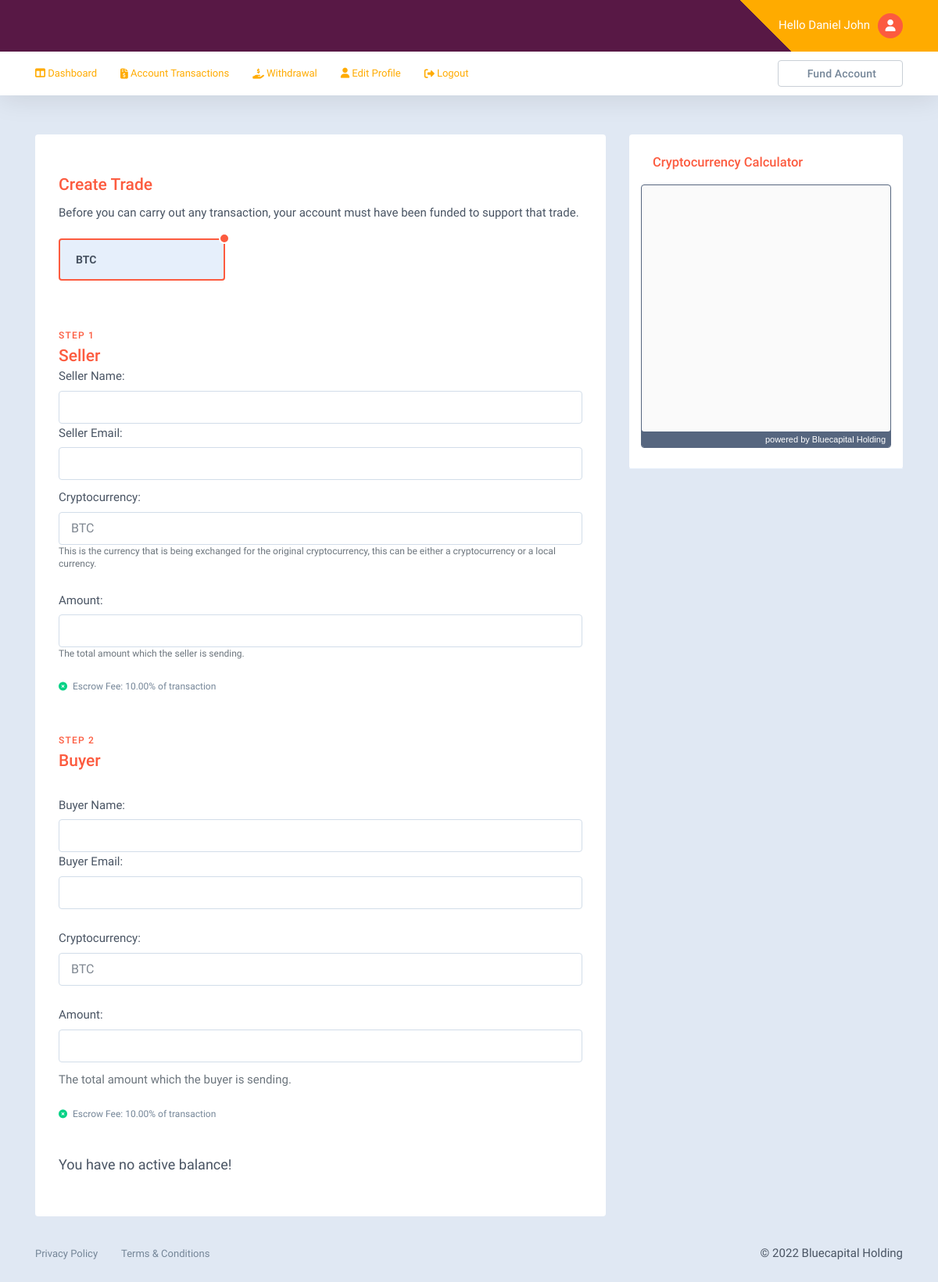
The page /user/create-trade.php (signed in) on the database its author committed.
### tables this page shows
CREATE TABLE `users` (
  `id_no` int(11) NOT NULL,
  `firstname` varchar(255) DEFAULT NULL,
  `lastname` varchar(255) DEFAULT NULL,
  `user_email` varchar(255) NOT NULL,
  `user_pass` varchar(255) NOT NULL,
  `address` varchar(255) DEFAULT NULL,
  `city` varchar(255) DEFAULT NULL,
  `country` varchar(255) DEFAULT NULL,
  `phone` varchar(55) DEFAULT NULL,
  `photo` varchar(255) DEFAULT NULL,
  `affid` int(255) DEFAULT NULL,
  `reg_date` date NOT NULL DEFAULT current_timestamp()
);

CREATE TABLE `profit` (
  `id_no` int(3) NOT NULL,
  `user_email` varchar(255) DEFAULT NULL,
  `ptxn` varchar(255) DEFAULT NULL,
  `currency` varchar(255) DEFAULT NULL,
  `amount` varchar(255) DEFAULT NULL,
  `date_approved` datetime DEFAULT current_timestamp()
);

### user/config.php (called while the page is built, shortened)
<?php
include "session.php";
$con = new mysqli(SERVER,USER,PASS,DB);
if(isset($_SESSION['email']) && $_SESSION['email']!==null){
$sql_profile = "SELECT * FROM `users` WHERE `user_email`='$session_email'";
$sql_exec = $con->query($sql_profile);
foreach($sql_exec as $info){extract($info);
}
$sql_addresses = "SELECT * FROM `addresses`";
$sql_addresses_exec = $con->query($sql_addresses);
$sql_profit = "SELECT * FROM `profit`";
$sql_profit_exec = $con->query($sql_profit);
foreach($sql_profit_exec as $profit_info){extract($profit_info);}
}
?>

### user/function.php (called while the page is built, shortened)
<?php
require_once('config.php');
?>

### user/create-trade.php (the view, shortened to what this page needs)
<?php
include('function.php');
?>
<?php include('header.php'); ?>
<body class="page-user">
<?php include('nav.php'); ?>
  <div>
    <div class="page-content">
      <div class="container">
        <div class="row">
          <div class="main-content col-lg-8">
                        <div class="content-area card">
              <form action="<?= htmlentities($_SERVER['PHP_SELF']);?>" method="post" accept-charset="utf-8">
                 <br>
                <div class="card-innr">
                  <div class="card-head">
                    <h4 class="card-title">Create Trade</h4>
                  </div>
                  <div class="card-text">
                    <p>
                      Before you can carry out any transaction, your account must have
                      been funded to support that trade.
                    </p>
                  </div>
                  <div class="token-currency-choose">
                    <div class="row guttar-15px">
                                              <div class="col-md-4">
                          <div class="pay-option">
                            <label class="pay-option-label" for="payMATIC">
                              <span class="pay-title">
                                <span class="pay-cur"><?php if(isset($currency) && $currency==='BTC'){echo $currency;} ?></span>
                              </span>
                              <span class="pay-amount"><?php
    $total_deposit = "SELECT sum(amount) AS totalsum FROM fund WHERE user_email='$session_email' AND status='approved'";
    $total_deposit_query = $con->query($total_deposit);
    $total_deposit_display = mysqli_fetch_assoc($total_deposit_query);
   if($total_deposit_display){
    $sum_of_rows = $total_deposit_display['totalsum'];
echo $sum_of_rows;} ?></span>
                            </label>
                          </div>
                        </div>
                                          </div>
                  </div>
                  <br />
                  <div class="card-head">
                    <span class="card-sub-title text-primary font-mid">Step 1</span>
                    <h4 class="card-title">Seller</h4>
                    <label>Seller Name:</label><br> <span><input type="text" name="seller_name" class="input-bordered"></span>
                    <br>
                    <label>Seller Email:</label><br> <span><input type="email" name="seller_email" class="input-bordered"></span>
                    <br>
                </div>
                   <label>Cryptocurrency:</label><br><select name="currency_1" required class="input-bordered ">
                    <?php foreach($sql_addresses_exec as $addresses_info){extract($addresses_info);?><option value="<?= $addresses_info['wallets'];?>"><?= $addresses_info['wallets'];?></option><?php }?>
                  </select>
                  <div class="note note-plane text-muted note-sm  pl-0">
                    <p class="text-muted">
                      This is the currency that is being exchanged for the original cryptocurrency,
                      this can be either a cryptocurrency or a local currency.
                    </p>
                  </div>
                  <br>
                   <label>Amount:</label><br>
                    <input value="" type="text" class="input-bordered " name="seller_amount" required>
                    <div class="note note-plane text-muted note-sm  pl-0">
                      <p class="text-muted">The total amount which the seller is sending.</p>
                    </div><br>
                     <div class="token-calc-note note note-plane">
                      <em class="fas fa-times-circle text-success"></em>
                      <span class="note-text text-light">
                        Escrow Fee: 10.00% of transaction
                      </span>
                    </div>
                  <br /> <br />
                  <div class="card-head">
                    <span class="card-sub-title text-primary font-mid">Step 2</span>
                    <h4 class="card-title">Buyer</h4>
                  </div>
                  <div class="token-contribute">
                      <p><label>Buyer Name:</label><br> <span><input type="text" name="buyer_name" class="input-bordered"></span>
                        <br>
                    <label>Buyer Email:</label><br> <span><input type="email" name="buyer_email" class="input-bordered"></span>
                    <br><br>
                     <label>Cryptocurrency:</label><br><select name="currency_2" required class="input-bordered">
                     <?php foreach($sql_addresses_exec as $addresses_info){extract($addresses_info);?><option value="<?= $addresses_info['wallets']?>"><?= $addresses_info['wallets']?></option><?php }?> </select>
                    <br><br>
                    <label>Amount:</label><br><input value="" type="text" class="input-bordered" name="buyer_amount" required>
                    <div class="note note-plane text-muted note-sm  pl-0">
                      <span class="text-muted">The total amount which the buyer is sending.</span>
                    </div>
                    <br>
                    <div class="token-calc-note note note-plane">
                      <em class="fas fa-times-circle text-success"></em>
                      <span class="note-text text-light">
                        Escrow Fee: 10.00% of transaction
                      </span>
                    </div>
                  </div>
                  <div class="pay-buttons">
                    <div class="pay-button">
                      <?php if($sum_of_rows>0){?>
                      <button type="submit" class="btn btn-primary btn-between w-100" name="proceedRoom">Proceed to Trading Room&nbsp;<i class="fa fa-forward"></i></button>
                    <?php }else{echo "<big>You have no active balance!</big>";} ?>
                    </div>
                  </div>
                </div>
              </form>
            </div>
          </div>
          <div class="aside sidebar-right col-lg-4">
    <div class="token-sales card">
        <div class="card-innr">
            <div class="card-head">
                <h5 class="card-title card-title-sm">Cryptocurrency Calculator</h5>
            </div>
            <div class="token-rate-wrap row">
                <div
                    style="
                        width: 100%;
                        height:335px;
                        background-color: #FAFAFA;
                        overflow:hidden;
                        box-sizing: border-box;
                        border: 1px solid #56667F;
                        border-radius: 4px;
                        text-align: right;
                        line-height:14px;
                        block-size:335px;
                        font-size: 12px;
                        box-sizing:content-box;
                        font-feature-settings: normal;
                        text-size-adjust: 100%;
                        box-shadow: inset 0 -20px 0 0 #56667F;
                        margin: 0;width: 100%;
                        padding:1px;padding: 0px;
                        margin: 0px;
                    ">
                    <div style="height:315px;">
                        <iframe
                            src="https://widget.coinlib.io/widget?type=converter&amp;theme=light"
                            scrolling="auto"
                            marginwidth="0"
                            marginheight="0"
                            border="0"
                            style="border:0;margin:0;padding:0;"
                            width="100%"
                            height="310"
                            frameborder="0"
                        ></iframe>
                    </div>
                    <div
                        style="color: #FFFFFF; line-height: 14px; font-weight: 400; font-size: 11px; box-sizing:content-box; margin: 3px 6px 10px 0px; font-family: Verdana, Tahoma, Arial, sans-serif;">
                        powered by&nbsp;<a href="/" target="_blank"
                style="font-weight: 500; color: #FFFFFF; text-decoration:none; font-size: 11px;">Bluecapital Holding</a>
                    </div>
                </div>
            </div>
        </div>
        <div class="sap"></div>
    </div>
</div>        </div>
      </div>
    </div>
  </div>
    <div class="footer-bar">
        <div class="container">
            <div class="row align-items-center justify-content-center">
                <div class="col-md-8">
                    <ul class="footer-links">
                        <li><a href="https://bluecapitalholding.com/docs/privacy-policy.php">Privacy Policy</a></li>
                        <li><a href="https://bluecapitalholding.com/docs/terms-of-use.php">Terms & Conditions</a></li>
                    </ul>
                </div>
                <div class="col-md-4 mt-2 mt-sm-0">
                    <div class="d-flex justify-content-between justify-content-md-end align-items-center guttar-25px pdt-0-5x pdb-0-5x">
                        <div class="copyright-text">&copy; 2022 Bluecapital Holding</div>
                    </div>
                </div>
            </div>
        </div>
    </div>
    </body>
    </html>

### user/nav.php (shortened to what this page needs)
<div class="topbar-wrap">
      <div class="topbar is-sticky">
          <div class="container">
              <div class="d-flex justify-content-between align-items-center">
                  <ul class="topbar-nav">
                      <li class="topbar-nav-item relative"><span class="user-welcome d-none d-lg-inline-block">Hello&nbsp;<?php if(isset($firstname) && isset($lastname)){echo $firstname."&nbsp;".$lastname;}?></span><a class="toggle-tigger user-thumb" href="#"><img src="<?php if(isset($profile_photo) && $profile_photo!==null){echo $profile_photo;}?>"><i class="fa fa-user"></i></a>
                      </li>
                  </ul>
              </div>
          </div>
      </div>
      <div class="navbar">
          <div class="container">
              <div class="navbar-innr">
                  <ul class="navbar-menu">
                      <li><a href="user-area.php"><span class="icon-s"><i class="fa fa-columns"></i>&nbsp;Dashboard</a></li>
                      <li><a href="user-transactions.php"><i class="fa fa-file-invoice-dollar"></i>&nbsp;Account Transactions</a></li>
                      <li><a href="#" data-toggle="modal" data-target="#withdrawal-modal"><i class="fa fa-hand-holding-usd"></i>&nbsp;Withdrawal</a></li>
                       <li><a href="edit-profile.php"><span class="icon-s"><i class="fa fa-user"></i>&nbsp;Edit Profile</a></li>
                       <li><a href="logout.php"><i class="fa fa-sign-out-alt"></i>&nbsp;Logout</a></li>
                  </ul>
                  <ul class="navbar-btns">
                      <li>
                          <a href="#" data-toggle="modal" data-target="#crypto-fund-modal" class="btn btn-sm btn-outline btn-light">
                              <span>Fund Account</span>
                          </a>
                      </li>
                  </ul>
              </div>
          </div>
      </div>
  </div>

### user/assets/css/custom.css (style rules this page uses)
.input-bordered { font-size: 16px !important; }

### user/header.php (style rules this page uses)
.topbar,.topbar-wrap,.is-sticky,.topbar.is-sticky { background-color:#FFAB00 !important; background-image:linear-gradient(45deg,#581845 80%, #FFAB00 20%) !important; color:#fff !important; }
.navbar-menu > li > a { color:#FFAB00 !important; }

### rows shown on the page
users: firstname "Daniel", lastname "John"
profit: currency "BTC"

### other values the page prints
form field currency_1 "BTC"
form field currency_2 "BTC"
